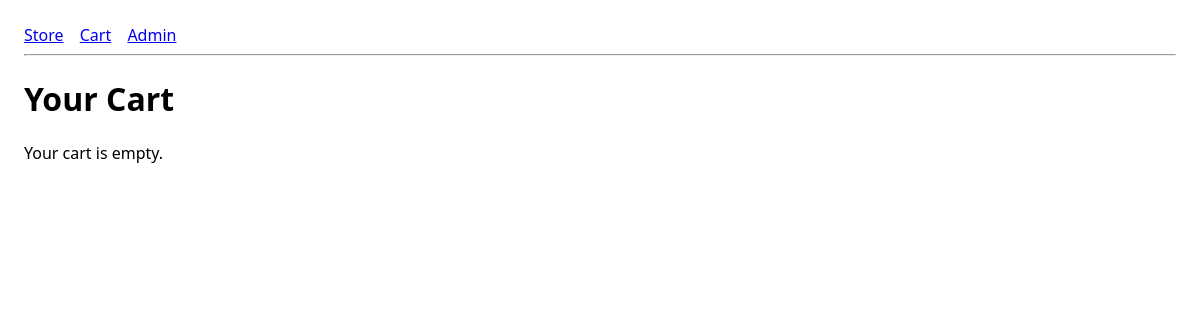
The app's page /cart/ (signed in), older data.
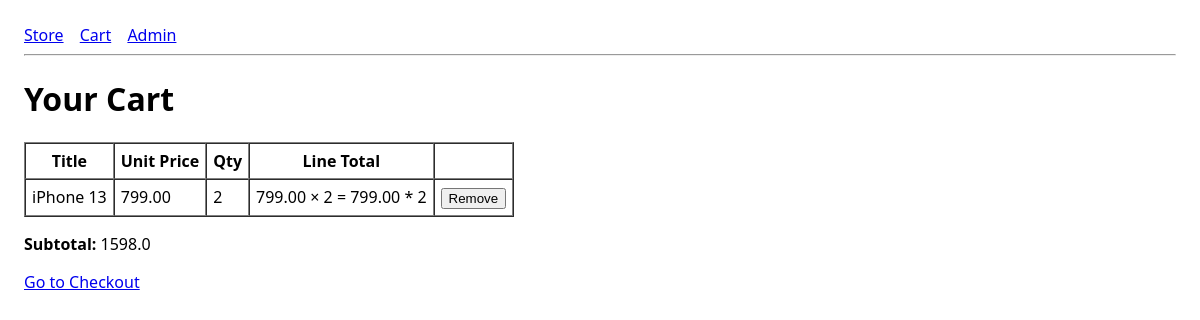
The same page, newer data.
### cart/models.py (models this page shows, shortened)
class CartItem(models.Model):
    cart = models.ForeignKey(Cart, on_delete=models.CASCADE, related_name="items")
    product = models.ForeignKey("catalog.Product", on_delete=models.PROTECT, related_name="cart_items")
    qty = models.PositiveIntegerField()
    unit_price = models.DecimalField(max_digits=10, decimal_places=2)
    created_at = models.DateTimeField(auto_now_add=True)
    updated_at = models.DateTimeField(auto_now=True)
    class Meta:
        indexes = [
            models.Index(fields=["cart", "product"]),
        ]
        unique_together = [("cart", "product")]

### catalog/models.py (models this page shows, shortened)
class Product(models.Model):
    category = models.ForeignKey(Category, on_delete=models.PROTECT, related_name="products")
    sku = models.CharField(max_length=64, unique=True)
    title = models.CharField(max_length=200)
    slug = models.SlugField(max_length=230, unique=True, blank=True)
    description = models.TextField(blank=True)
    price = models.DecimalField(max_digits=10, decimal_places=2)
    currency = models.CharField(max_length=3, default="USD")
    stock_qty = models.PositiveIntegerField(default=0)
    is_active = models.BooleanField(default=True)
    image_url = models.URLField(blank=True)
    created_at = models.DateTimeField(default=timezone.now, editable=False)
    updated_at = models.DateTimeField(default=timezone.now)

### catalog/views_frontend.py (the view)
# urls.py: path("cart/", view_cart, name="front-cart"),
@login_required
def view_cart(request):
    cart = Cart.objects.filter(user=request.user, status=Cart.STATUS_OPEN).first()
    items = []
    subtotal = 0
    if cart:
        items = list(CartItem.objects.select_related("product").filter(cart=cart).order_by("id"))
        for it in items:
            subtotal += float(it.unit_price) * it.qty
    return render(request, "cart/cart.html", {"cart": cart, "items": items, "subtotal": subtotal})

### templates/cart/cart.html (shortened to what this page needs)
{% extends "base.html" %}
{% block content %}
<h1>Your Cart</h1>
{% if items %}
  <table border="1" cellpadding="6" cellspacing="0">
    <tr>
      <th>Title</th>
      <th>Unit Price</th>
      <th>Qty</th>
      <th>Line Total</th>
      <th></th>
    </tr>
    {% for it in items %}
      <tr>
        <td>{{ it.product.title }}</td>
        <td>{{ it.unit_price }}</td>
        <td>{{ it.qty }}</td>
        <td>{{ it.unit_price|floatformat:2|add:""|floatformat:2|default:it.unit_price }} × {{ it.qty }} = {{ it.unit_price|floatformat:2 }} * {{ it.qty }}</td>
        <td>
          <form method="post" action="{% url 'front-remove-from-cart' item_id=it.id %}">
            <button type="submit">Remove</button>
          </form>
        </td>
      </tr>
    {% endfor %}
  </table>
  <p><strong>Subtotal:</strong> {{ subtotal }}</p>
  <p>
    <a href="/checkout/">Go to Checkout</a>
  </p>
{% else %}
  <p>Your cart is empty.</p>
{% endif %}
{% endblock %}

Row changes from the older to the newer data that the page shows:
added CartItem: product "iPhone 13", unit_price "799.00", qty "2", unit_price|add "799.00"
Text that changed along with them:
{{ subtotal }}: (not shown) → "1598.0"
text no longer shown: "Your cart is empty."
text now shown: "Title Unit Price Qty Line Total Subtotal: Go to Checkout"
